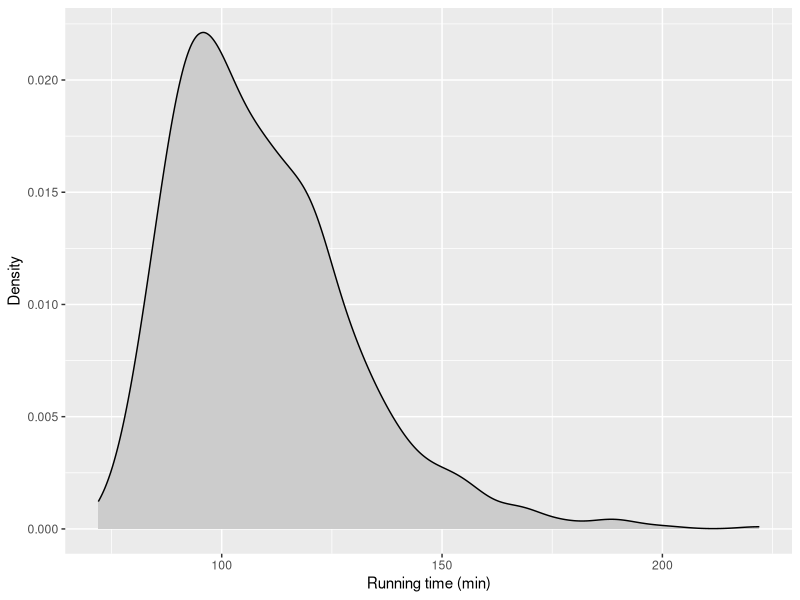
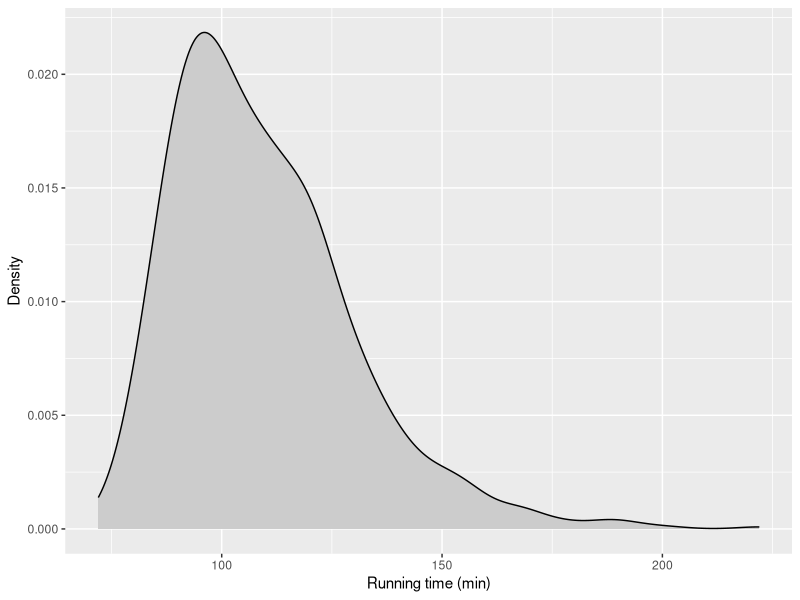
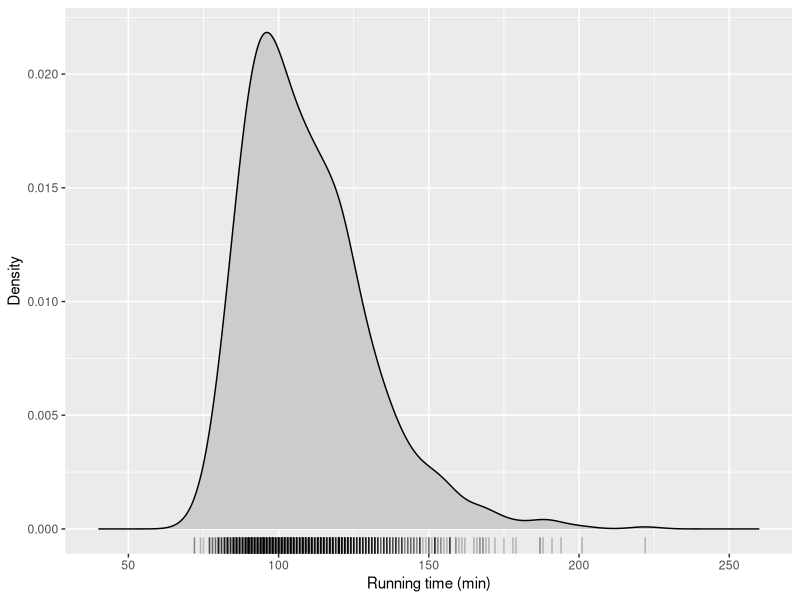
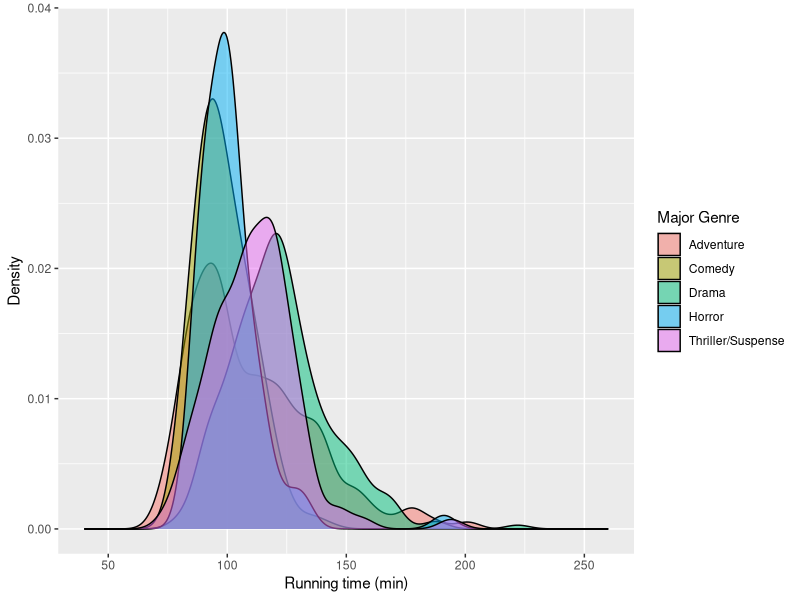
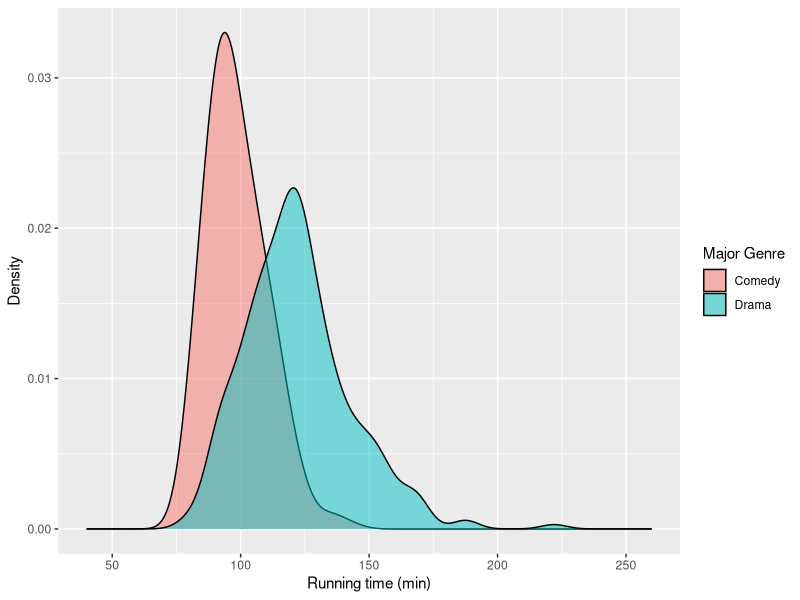
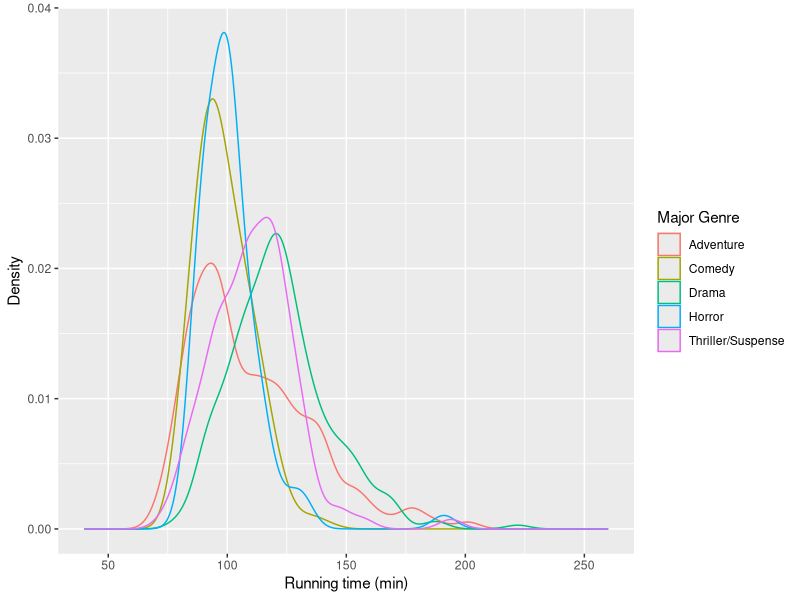
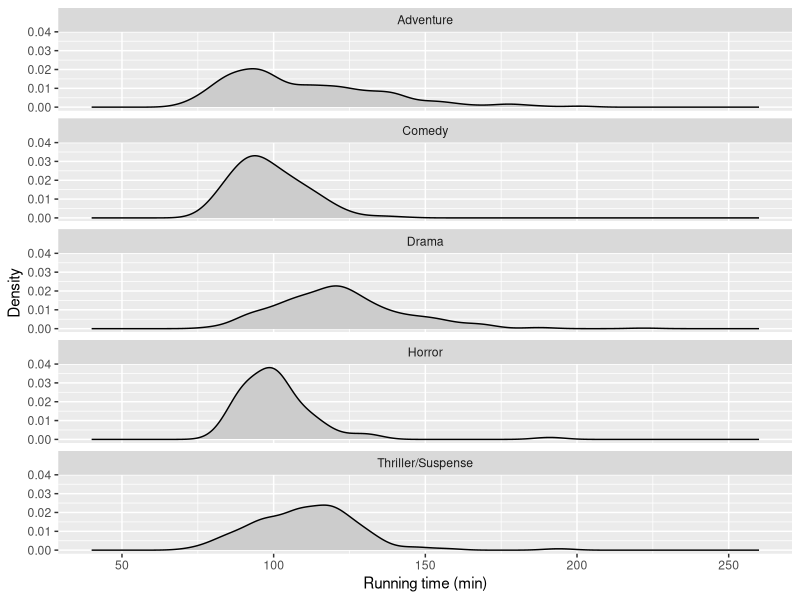
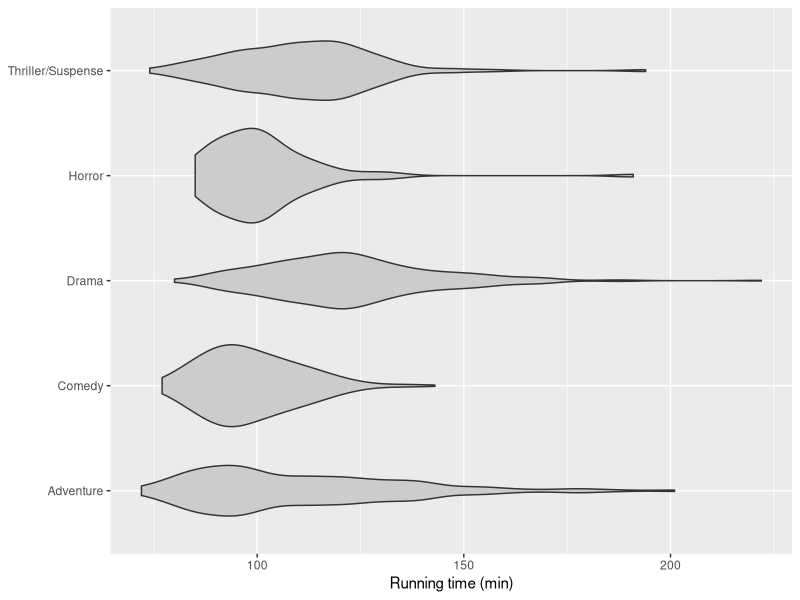

Here is the R script that generated these plots, in order:
## ---- chunk 1
#| label: runtime-kde-gg
#| message: false
library(ggplot2)

movies <- readr::read_csv('data/movies.csv', show_col_types = FALSE)
ggplot(movies, aes(x = `Running Time min`)) +
    geom_density(fill = 'grey80') +
    labs(x = 'Running time (min)', y = 'Density')
## ---- chunk 2
#| label: runtime-kde-bandwidth-gg
ggplot(movies, aes(x = `Running Time min`)) +
    geom_density(bw = 5, fill = 'grey80') +
    labs(x = 'Running time (min)', y = 'Density')
## ---- chunk 3
#| label: runtime-kde-rug-gg
ggplot(movies, aes(x = `Running Time min`)) +
    geom_density(bw = 5, fill = 'grey80') +
    geom_rug(alpha = 0.25) +
    scale_x_continuous(limits = c(40, 260)) +
    labs(x = 'Running time (min)', y = 'Density')
## ---- chunk 4
#| label: genre-kde-areas-gg
ggplot(movies, aes(x = `Running Time min`, fill = `Major Genre`)) +
    geom_density(bw = 5, alpha = 0.5) +
    scale_x_continuous(limits = c(40, 260)) +
    labs(x = 'Running time (min)', y = 'Density')
## ---- chunk 5
#| label: two-genre-kde-gg
ggplot(
    dplyr::filter(movies, `Major Genre` %in% c('Comedy', 'Drama')),
    aes(x = `Running Time min`, fill = `Major Genre`)
) +
    geom_density(bw = 5, alpha = 0.5) +
    scale_x_continuous(limits = c(40, 260)) +
    labs(x = 'Running time (min)', y = 'Density')
## ---- chunk 6
#| label: genre-kde-lines-gg
ggplot(movies, aes(x = `Running Time min`, color = `Major Genre`)) +
    geom_density(bw = 5) +
    scale_x_continuous(limits = c(40, 260)) +
    labs(x = 'Running time (min)', y = 'Density')
## ---- chunk 7
#| label: genre-kde-facets-gg
#| fig-height: 6
ggplot(movies, aes(x = `Running Time min`)) +
    geom_density(bw = 5, fill = 'grey80') +
    facet_wrap(vars(`Major Genre`), ncol = 1) +
    scale_x_continuous(limits = c(40, 260)) +
    labs(x = 'Running time (min)', y = 'Density')
## ---- chunk 8
#| label: runtime-violins-gg
#| fig-height: 4
ggplot(movies, aes(x = `Running Time min`, y = `Major Genre`)) +
    geom_violin(bw = 5, fill = 'grey80') +
    labs(x = 'Running time (min)', y = NULL)
## ---- chunk 9
#| label: runtime-violins-jitter-median-gg
#| fig-height: 4
#| fig-cap: >
#|   Movie runtimes by genre. Violins show estimated density, small points show
#|   individual movies, and white points mark the median of each genre.
set.seed(42)
ggplot(movies, aes(x = `Running Time min`, y = `Major Genre`)) +
    geom_violin(bw = 5, fill = 'grey90') +
    geom_jitter(width = 0, height = 0.1, alpha = 0.3, size = 1) +
    geom_point(stat = 'summary', fun = median, shape = 21, fill = 'white', size = 2.5) +
    labs(x = 'Running time (min)', y = NULL)
